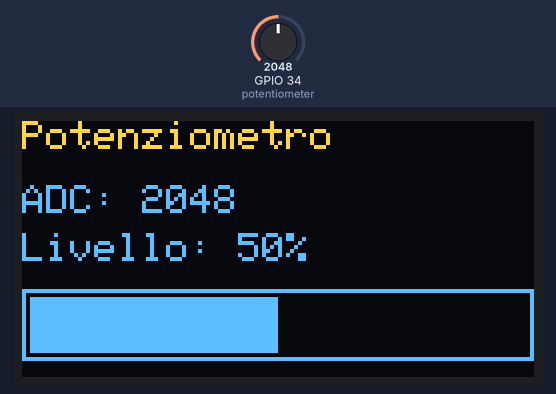
This sketch was run on a simulated ESP32. On the bench: 128×64 one-colour display. The inputs (shaded band) are chosen by the test bench; at power-on: GPIO 34 (potentiometer) = 2048 (analog values on the 0–4095 scale). The OLED is the two-colour kind (top 16 rows yellow); what the sketch prints to the serial monitor is not drawn.

Above: at 1.2 s.
1.3 s: GPIO 34 (potentiometer) set to 2866
At 2.6 s:
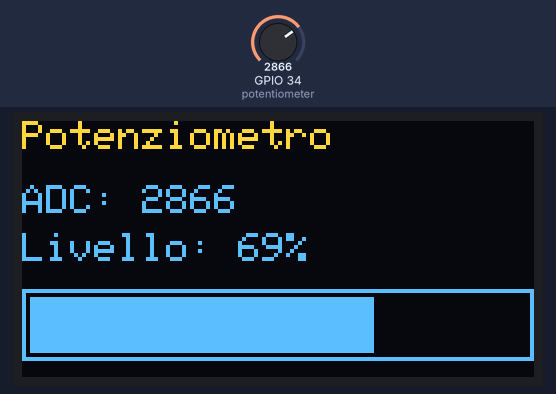
2.9 s: GPIO 34 (potentiometer) set to 37
At 4.0 s:
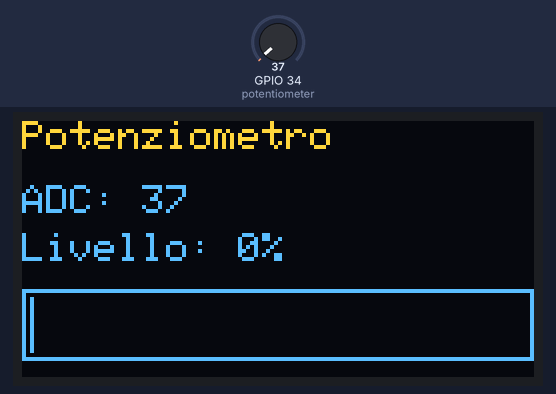
4.5 s: GPIO 34 (potentiometer) set to 31
At 5.2 s:
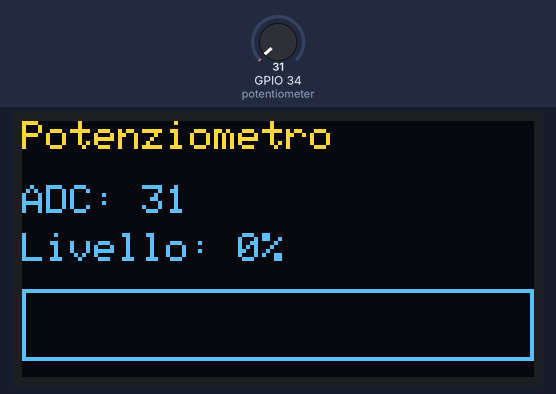
Timing chart, 0 to 7.5 s (numbered marks = the images above; inputs shaded):
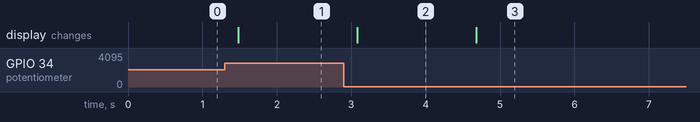

The sketch:

04-Potenziometro-e-barra.ino
```cpp
#include <Arduino.h>
#include <Wire.h>
#include <Adafruit_GFX.h>
#include <Adafruit_SSD1306.h>

const int OLED_ADDRESS = 0x3C;
Adafruit_SSD1306 oled(128, 64, &Wire, -1, 100000, 100000);
bool ready = false;

unsigned long lastSample;

bool startDisplay() {
  if (!Wire.begin(21, 22, 100000)) {
    Serial.println("ERR I2C");
    return false;
  }
  Wire.setTimeOut(50);
  Wire.beginTransmission(OLED_ADDRESS);
  if (Wire.endTransmission() != 0) {
    Serial.println("ERR OLED: nessun ACK a 0x3C");
    return false;
  }
  if (!oled.begin(SSD1306_SWITCHCAPVCC, OLED_ADDRESS, true, false)) {
    Serial.println("ERR OLED: inizializzazione fallita");
    return false;
  }
  oled.clearDisplay();
  oled.setTextColor(SSD1306_WHITE);
  oled.setTextWrap(false);
  return true;
}

void updateDisplay() {
  const int raw = analogRead(34);
  const int percent = raw * 100L / 4095;
  const int barWidth = raw * 124L / 4095;
  oled.clearDisplay();
  oled.setTextSize(1);
  oled.setCursor(0, 0);  oled.print("Potenziometro");
  oled.setCursor(0, 16); oled.print("ADC: "); oled.print(raw);
  oled.setCursor(0, 28); oled.print("Livello: ");
  oled.print(percent); oled.print("%");
  oled.drawRect(0, 42, 128, 18, SSD1306_WHITE);
  if (barWidth > 0) oled.fillRect(2, 44, barWidth, 14, SSD1306_WHITE);
  oled.display();
  Serial.print("ADC="); Serial.print(raw);
  Serial.print(" PCT="); Serial.println(percent);
}

void setup() {
  Serial.begin(115200);
  analogReadResolution(12);
  analogSetPinAttenuation(34, ADC_11db);
  ready = startDisplay();
  if (ready) updateDisplay();
  lastSample = millis();
}

void loop() {
  const unsigned long now = millis();
  if (ready && now - lastSample >= 200) {
    lastSample = now;
    updateDisplay();
  }
  delay(1);
}
```

Measured:
- the behaviour switches between 34 and 33 on GPIO 34 (potentiometer) (found by bisection; images 2 and 3)
- after the input at 1.3 s, the display: changes after 0.18 s (image 1)
- after the input at 2.9 s, the display: changes after 0.18 s (image 2)
- after the input at 4.5 s, the display: changes after 0.18 s (image 3)
